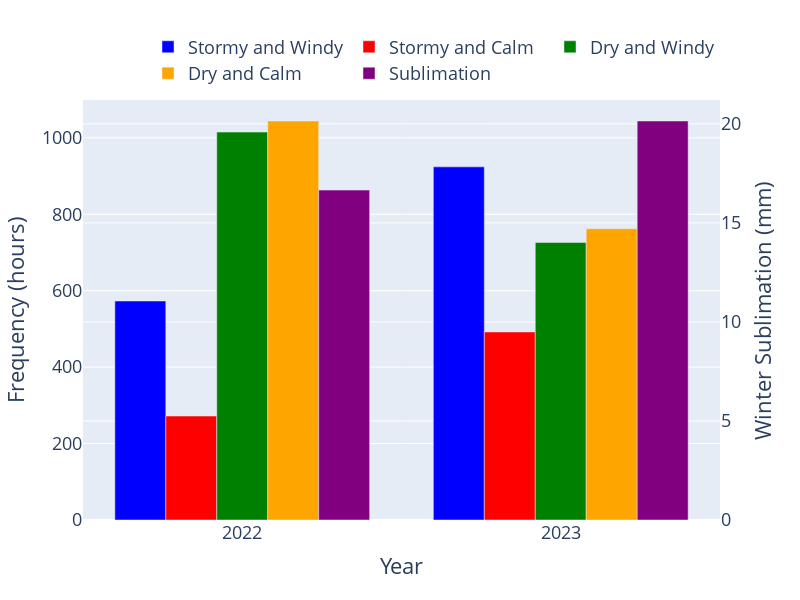

Notebook code cell kept with this figure:
### Code cell
import plotly.graph_objects as go

fig = go.Figure()

# Add primary y-axis bars
fig.add_trace(go.Bar(x=[2022], y=[stormy_sublimation_22.shape[0]], offsetgroup=0, name='Stormy and Windy', marker_color='blue'))
fig.add_trace(go.Bar(x=[2022], y=[stormy_calm_sublimation_22.shape[0]], offsetgroup=1, name='Stormy and Calm', marker_color='red'))
fig.add_trace(go.Bar(x=[2022], y=[dry_windy_sublimation_22.shape[0]], offsetgroup=2, name='Dry and Windy', marker_color='green'))
fig.add_trace(go.Bar(x=[2022], y=[dry_calm_sublimation_22.shape[0]], offsetgroup=3, name='Dry and Calm', marker_color='orange'))
# fig.add_trace(go.Bar(x=[2022], y=[2904 - stormy_sublimation_22.shape[0] - stormy_calm_sublimation_22.shape[0] - dry_windy_sublimation_22.shape[0] - dry_calm_sublimation_22.shape[0]],
#                      offsetgroup=4, name='No Data', marker_color='gray'))

fig.add_trace(go.Bar(x=[2023], y=[stormy_sublimation_23.shape[0]], offsetgroup=0, showlegend=False, marker_color='blue'))
fig.add_trace(go.Bar(x=[2023], y=[stormy_calm_sublimation_23.shape[0]], offsetgroup=1, showlegend=False, marker_color='red'))
fig.add_trace(go.Bar(x=[2023], y=[dry_windy_sublimation_23.shape[0]], offsetgroup=2, showlegend=False, marker_color='green'))
fig.add_trace(go.Bar(x=[2023], y=[dry_calm_sublimation_23.shape[0]], offsetgroup=3, showlegend=False, marker_color='orange'))
# fig.add_trace(go.Bar(x=[2023], y=[2904 - stormy_sublimation_23.shape[0] - stormy_calm_sublimation_23.shape[0] - dry_windy_sublimation_23.shape[0] - dry_calm_sublimation_23.shape[0]], 
#                      offsetgroup=4, showlegend=False, marker_color='gray'))

# Add secondary y-axis bars
fig.add_trace(go.Bar(x=[2022], y=[w22_kp_sail['sublimation'].sum()], offsetgroup=4, name='Sublimation', marker_color='purple', yaxis='y2'))
fig.add_trace(go.Bar(x=[2023], y=[sublimation_1H['sublimation_1H'].sum()], offsetgroup=4, showlegend=False, marker_color='purple', yaxis='y2'))

# Update layout for secondary y-axis
fig.update_layout(
    barmode='group',
    xaxis_title='Year',
    yaxis_title='Frequency (hours)',
    yaxis2=dict(
        title='Winter Sublimation (mm)',
        overlaying='y',
        side='right'
    ),
    showlegend=True,
    height=600,
    width=800
)

# move the legend to the right
fig.update_layout(legend=dict(
    orientation='h',
    yanchor='bottom',
    y=1.02,
    xanchor='right',
    x=1
))

# Make the x-axis ticks just the years
fig.update_xaxes(tickvals=[2022, 2023])
# increse the font size of all the labels
fig.update_layout(font=dict(size=18))

fig.show()

### Figure 1 — Plotly figure (JSON) as saved in the notebook; plotly's stock layout.template omitted (floating-point values rounded to 4 significant figures)
{"data": [{"marker": {"color": "blue"}, "name": "Stormy and Windy", "offsetgroup": "0", "type": "bar", "x": [2022], "y": [573]}, {"marker": {"color": "red"}, "name": "Stormy and Calm", "offsetgroup": "1", "type": "bar", "x": [2022], "y": [272]}, {"marker": {"color": "green"}, "name": "Dry and Windy", "offsetgroup": "2", "type": "bar", "x": [2022], "y": [1015]}, {"marker": {"color": "orange"}, "name": "Dry and Calm", "offsetgroup": "3", "type": "bar", "x": [2022], "y": [1044]}, {"marker": {"color": "blue"}, "offsetgroup": "0", "showlegend": false, "type": "bar", "x": [2023], "y": [924]}, {"marker": {"color": "red"}, "offsetgroup": "1", "showlegend": false, "type": "bar", "x": [2023], "y": [492]}, {"marker": {"color": "green"}, "offsetgroup": "2", "showlegend": false, "type": "bar", "x": [2023], "y": [726]}, {"marker": {"color": "orange"}, "offsetgroup": "3", "showlegend": false, "type": "bar", "x": [2023], "y": [762]}, {"marker": {"color": "purple"}, "name": "Sublimation", "offsetgroup": "4", "type": "bar", "x": [2022], "y": [16.66], "yaxis": "y2"}, {"marker": {"color": "purple"}, "offsetgroup": "4", "showlegend": false, "type": "bar", "x": [2023], "y": [20.14], "yaxis": "y2"}], "layout": {"barmode": "group", "font": {"size": 18}, "height": 600, "legend": {"orientation": "h", "x": 1, "xanchor": "right", "y": 1.02, "yanchor": "bottom"}, "showlegend": true, "width": 800, "xaxis": {"tickvals": [2022, 2023], "title": {"text": "Year"}}, "yaxis": {"title": {"text": "Frequency (hours)"}}, "yaxis2": {"overlaying": "y", "side": "right", "title": {"text": "Winter Sublimation (mm)"}}}}
